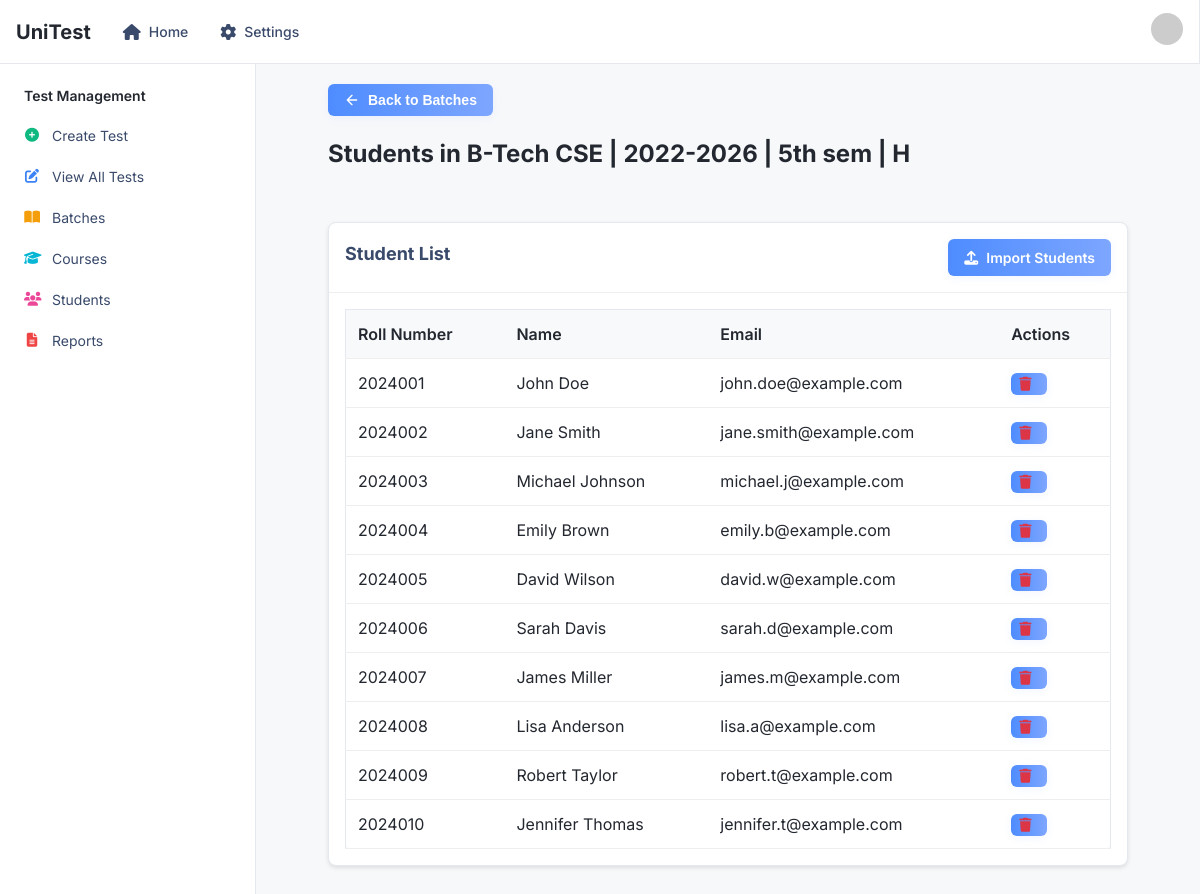
Page /batches/9/students/ (signed in) on the committed database.
### base/models.py (models this page shows, shortened)
class Batch(models.Model):
    batch_name    = models.CharField(max_length=255)
    batch_section = models.CharField(max_length=3)
    batch_session = models.CharField(max_length=20)
    semester      = models.IntegerField()
    def __str__(self):
        return f"{self.batch_name} | {self.batch_session} | {self.semester}th sem | {self.batch_section}"

class Student(models.Model):
    batch = models.ForeignKey(Batch, on_delete=models.CASCADE, related_name='students')
    name = models.CharField(max_length=255)
    email = models.EmailField(unique=True)
    roll_number = models.CharField(max_length=20, unique=True)
    created_at = models.DateTimeField(auto_now_add=True)

### base/views.py (the view)
# urls.py: path('batches/<int:batch_id>/students/', views.view_batch_students,         name = 'view_batch_students'),
@login_required
def view_batch_students(request, batch_id):
    batch = get_object_or_404(Batch, id=batch_id)
    students = batch.students.all().order_by('roll_number')
    return render(request, 'view_batch_students.html', {
        'batch': batch,
        'students': students
    })

### templates/view_batch_students.html (shortened to what this page needs)
{% extends 'base.html' %} {% block content %}
<div class="container">
    <a href="{% url 'batches' %}">
        <button id="backButton" class="button button-outline mb-5">
            <svg xmlns="http://www.w3.org/2000/svg" width="16" height="16" viewBox="0 0 24 24" fill="none" stroke="currentColor" stroke-width="2" stroke-linecap="round" stroke-linejoin="round" class="mr-2">
                <path d="M19 12H5M12 19l-7-7 7-7"></path>
            </svg>
            Back to Batches
        </button>
    </a>
    <h1>Students in {{ batch }}</h1>
    <div class="card">
        <header class="card-header">
            <h2>Student List</h2>
            <a href="{% url 'import_students' batch.id %}" class="button"> <i class="fas fa-upload"></i> Import Students </a>
        </header>
        <div class="card-content">
            {% if students %}
            <div class="table-container">
                <table class="table">
                    <thead>
                        <tr>
                            <th>Roll Number</th>
                            <th>Name</th>
                            <th>Email</th>
                            <th>Actions</th>
                        </tr>
                    </thead>
                    <tbody>
                        {% for student in students %}
                        <tr>
                            <td>{{ student.roll_number }}</td>
                            <td>{{ student.name }}</td>
                            <td>{{ student.email }}</td>
                            <td>
                                <button class="button ghost delete-student" data-student-id="{{ student.id }}">
                                    <i class="fas fa-trash"></i>
                                </button>
                            </td>
                        </tr>
                        {% endfor %}
                    </tbody>
                </table>
            </div>
            {% else %}
            <div class="empty-state">
                <p>No students have been added to this batch yet.</p>
                <a href="{% url 'import_students' batch.id %}" class="button"> <i class="fas fa-upload"></i> Import Students </a>
            </div>
            {% endif %}
        </div>
    </div>
</div>
{% endblock %}

### static/css/dash.css (style rules this page uses)
:root { --primary: #0070f3; --primary-hover: #0060df; --background: #ffffff; --foreground: #000000; --muted: #6b7280; --muted-foreground: #6b7280; --border: #e5e7eb; --input: #e5e7eb; --ring: #e5e7eb; --radius: 0.5rem; --green: #10b981; --blue: #3b82f6; --orange: #f59e0b; --purple: #8b5cf6; --yellow: #f59e0b; --pink: #ec4899; --cyan: #06b6d4; --red: #ef4444; }
* { box-sizing: border-box; margin: 0; padding: 0; }
body { font-family: -apple-system, BlinkMacSystemFont, 'Segoe UI', Roboto, 'Helvetica Neue', Arial, sans-serif; background-color: #f9fafb; color: var(--foreground); line-height: 1.5; height: 100vh; }
a { text-decoration: none; color: inherit; }

### static/css/create.css (style rules this page uses)
:root { --primary: #0070f3; --primary-hover: #0060df; --background: #ffffff; --foreground: #000000; --muted: #6b7280; --muted-foreground: #6b7280; --border: #e5e7eb; --input: #e5e7eb; --ring: #e5e7eb; --radius: 0.5rem; --error: #ef4444; }
* { box-sizing: border-box; margin: 0; padding: 0; }
body { font-family: -apple-system, BlinkMacSystemFont, 'Segoe UI', Roboto, 'Helvetica Neue', Arial, sans-serif; background-color: #f9fafb; color: var(--foreground); line-height: 1.5; }
.container { max-width: 1200px; margin: 0 auto; padding: 2rem 1rem; }
h2 { font-size: 1.875rem; font-weight: 700; line-height: 1.2; margin-bottom: 0.5rem; }
.card { background-color: white; border-radius: var(--radius); box-shadow: 0 1px 3px rgba(0, 0, 0, 0.1); margin: 50px auto; width: 800px; }
.card-content { padding: 1.5rem; }
.button { display: inline-flex; align-items: center; justify-content: center; border-radius: var(--radius); font-size: 0.875rem; font-weight: 500; padding: 0.5rem 1rem; cursor: pointer; transition: background-color 0.2s, color 0.2s, border-color 0.2s; border: 1px solid transparent; }
.button.ghost { background-color: transparent; border-color: transparent; padding: 0.25rem; }

### static/css/course.css (style rules this page uses)
:root { --primary-color: #0070f3; --background-color: #f0f0f0; --card-background: #ffffff; --text-color: #333333; --muted-color: #666666; --border-color: #e0e0e0; }
body { font-family: -apple-system, BlinkMacSystemFont, "Segoe UI", Roboto, "Helvetica Neue", Arial, sans-serif; line-height: 1.6; color: var(--text-color); background-color: var(--background-color); margin: 0; padding: 0; }
.container { max-width: 1200px; margin: 0 auto; padding: 2rem; }
h1, h2, h3 { margin-top: 0; }
.button { display: inline-flex; align-items: center; justify-content: center; padding: 0.5rem 1rem; border: none; border-radius: 4px; font-size: 1rem; cursor: pointer; transition: background-color 0.2s; }
.button i { margin-right: 0.5rem; }

### static/css/view_test.css (style rules this page uses)
:root { --primary-color: #0070f3; --background-color: #f0f0f0; --card-background: #ffffff; --text-color: #333333; --muted-color: #666666; --border-color: #e0e0e0; --success-color: #28a745; --warning-color: #ffc107; }
body { font-family: -apple-system, BlinkMacSystemFont, 'Segoe UI', Roboto, 'Helvetica Neue', Arial, sans-serif; line-height: 1.6; color: var(--text-color); background-color: var(--background-color); margin: 0; padding: 0; }
.container { max-width: 800px; margin: 0 auto; padding: 2rem; }
h1, h2, h3 { margin-top: 0; }

### static/css/update_batch.css (style rules this page uses)
* { margin: 0; padding: 0; box-sizing: border-box; }
body { font-family: -apple-system, BlinkMacSystemFont, "Segoe UI", Roboto, "Helvetica Neue", Arial, sans-serif; line-height: 1.5; color: #333; background-color: #f4f4f4; }
.container { max-width: 1200px; margin: 0 auto; padding: 20px; }
h1 { font-size: 24px; font-weight: bold; margin-bottom: 20px; }
h2 { font-size: 18px; font-weight: bold; }
.card { background-color: #fff; border-radius: 8px; box-shadow: 0 2px 4px rgba(0, 0, 0, 0.1); overflow: hidden; }
.card-header { padding: 16px; border-bottom: 1px solid #e0e0e0; }
.card-content { padding: 16px; }
.button { background-color: #2563eb; color: #fff; border: none; border-radius: 4px; padding: 8px 16px; font-size: 14px; cursor: pointer; transition: background-color 0.2s; display: inline-flex; align-items: center; justify-content: center; }
.button-outline { background-color: transparent; color: #2563eb; border: 1px solid #2563eb; }
.mb-5 { margin-bottom: 20px; }
.mr-2 { margin-right: 8px; }

### rows in the picture
Batch: batch_name+batch_session+semester "B-Tech CSE | 2022-2026 | 5th sem | H"
Student: roll_number "2024001", name "John Doe", email "john.doe@example.com"
Student: roll_number "2024002", name "Jane Smith", email "jane.smith@example.com"
Student: roll_number "2024003", name "Michael Johnson", email "michael.j@example.com"
Student: roll_number "2024004", name "Emily Brown", email "emily.b@example.com"
Student: roll_number "2024005", name "David Wilson", email "david.w@example.com"
Student: roll_number "2024006", name "Sarah Davis", email "sarah.d@example.com"
Student: roll_number "2024007", name "James Miller", email "james.m@example.com"
Student: roll_number "2024008", name "Lisa Anderson", email "lisa.a@example.com"
Student: roll_number "2024009", name "Robert Taylor", email "robert.t@example.com"
Student: roll_number "2024010", name "Jennifer Thomas", email "jennifer.t@example.com"
